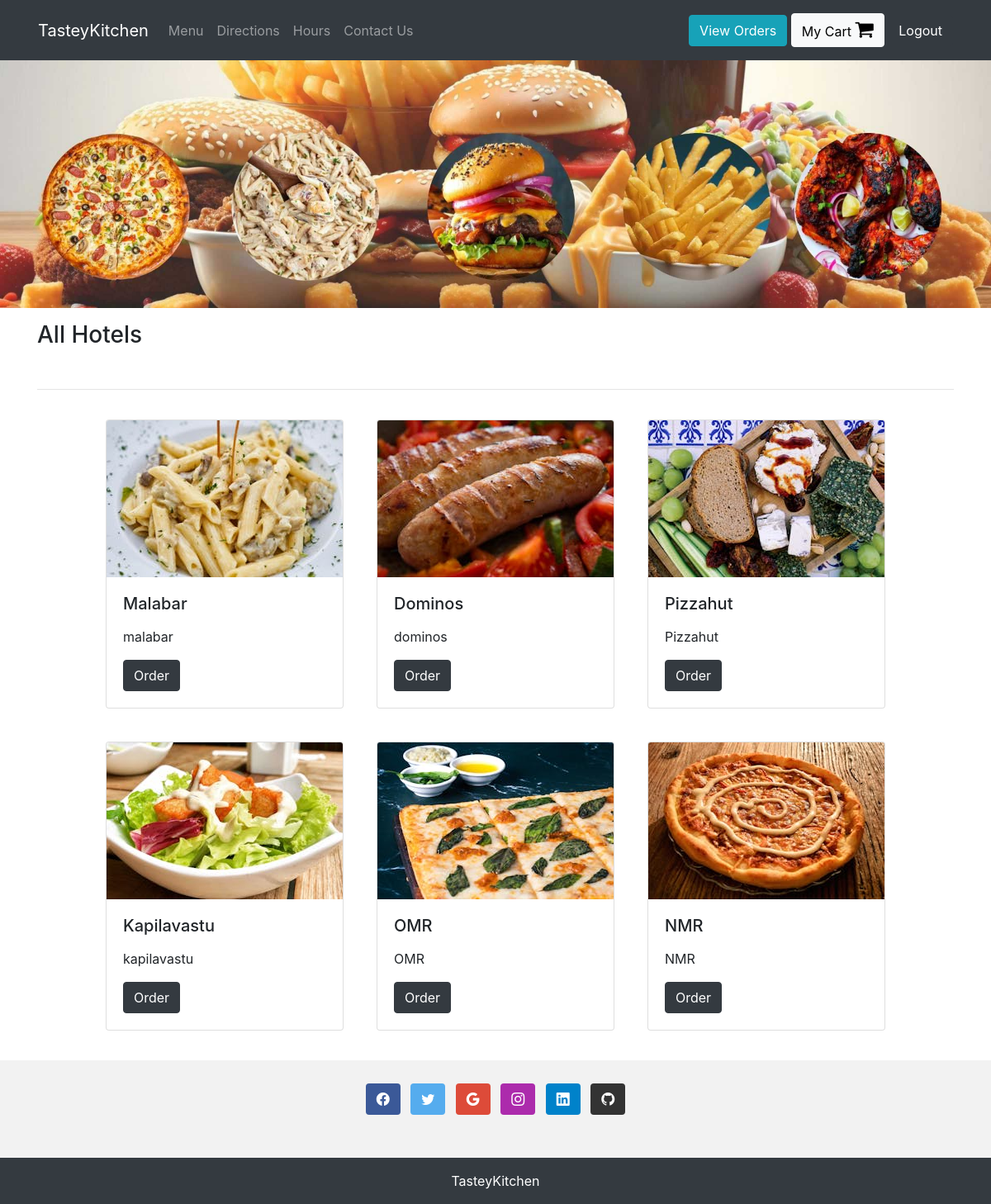
Screenshot of / (signed in) with the database file from the repository.
### orders/models.py (models this page shows, shortened)
class Hotel(models.Model):
    category_title = models.CharField(max_length=200)
    category_gif = models.CharField(max_length=200)
    category_description = models.TextField() #make this the wysiwyg text field
    rating = models.DecimalField(default=0, max_digits=1, decimal_places=1)

### orders/views.py (the view)
# urls.py: path("", views.index, name="index"),
def index(request):
    if request.user.is_authenticated:
        return render(request, "orders/home.html", {"categories":Hotel.objects.all})
    else:
        return redirect("orders:login")

### orders/templates/orders/home.html
{% extends 'orders/header.html' %}
{% block header %}
{% load static %}
<div class="hbg" >
</div>
{% endblock %}
{% block content %}
<div class="container my-3">
  <h3>All Hotels</h3>
  <br>
  <hr>
  <div class="container-fluid">
    <div class="row justify-content-center">
      {% for cat in categories %}
        <div class="card" style="width: 18rem; margin: 20px;">
          <img src="{% static cat.category_gif %}" class="card-img-top" alt="gif for category item" style="width:100%;">
          <div class="card-body">
            <h5 class="card-title" >{{cat.category_title}}</h5>
            <p class="card-text">{{cat.category_description|safe}}</p>
            <a href="{{cat.category_title}}" class="btn btn-dark" >Order</a>
          </div>
        </div>
      {% endfor %}
    </div>
  </div>
</div>
{% endblock %}

### orders/templates/orders/header.html (shortened to what this page needs)
<!doctype html>
<html lang="en">
  <head>
    <link rel="stylesheet" href="https://stackpath.bootstrapcdn.com/bootstrap/4.3.1/css/bootstrap.min.css">
    <link rel="stylesheet" href="https://cdnjs.cloudflare.com/ajax/libs/font-awesome/4.7.0/css/font-awesome.min.css">
<link rel="stylesheet" href="https://cdn.jsdelivr.net/npm/bootstrap-icons@1.3.0/font/bootstrap-icons.css">
    <link href="https://cdnjs.cloudflare.com/ajax/libs/toastr.js/latest/toastr.min.css" rel="stylesheet"/>
    <link rel="stylesheet" href="">
    {% load static %}
    <link rel="stylesheet" href="{% static 'orders/style.css' %}">
  </head>
  <body>
<div class="nav bg-dark">
  <nav class="container navbar navbar-expand-lg navbar-dark bg-dark">
    <a class="navbar-brand" href="#">TasteyKitchen</a>
    <div class="collapse navbar-collapse" id="navbarText">
      {% if user.is_authenticated %}
      <ul class="navbar-nav mr-auto">
        <li class="nav-item">
          <a class="nav-link" href="/">Menu</a>
        </li>
        <li class="nav-item">
          <a class="nav-link" href="/directions">Directions</a>
        </li>
        <li class="nav-item">
          <a class="nav-link" href="/hours">Hours</a>
        </li>
        <li class="nav-item">
          <a class="nav-link" href="/contact">Contact Us</a>
        </li>
      </ul>
      <span class="navbar-text">
        <a href="/view-orders" class="btn btn-info">View Orders</a>
        <a href="/cart" id="cart_button" class="btn btn-light" style="color:black;">My Cart <i class="fa fa-shopping-cart" style="font-size:24px;"></i></a>
        <button type="button" class="btn btn-dark" onclick="logout()">Logout</button>
      </span>
      {% endif %}
    </div>
  </nav>
</div>
    {% block header %}{% endblock %}
  {% block content %}
  {% endblock %}
<footer class=" text-center" style="background-color: rgba(0, 0, 0, 0.05);">
  <div class="container p-4 pb-0">
    <section class="mb-4">
      <a
      data-mdb-ripple-init
        class="btn text-white btn-floating m-1"
        style="background-color: #3b5998;"
        href="#!"
        role="button"
        ><i class="bi bi-facebook"></i></a>
      <a
        data-mdb-ripple-init
        class="btn text-white btn-floating m-1"
        style="background-color: #55acee;"
        href="#!"
        role="button"
        ><i class="bi bi-twitter"></i></a>
      <a
        data-mdb-ripple-init
        class="btn text-white btn-floating m-1"
        style="background-color: #dd4b39;"
        href="#!"
        role="button"
        ><i class="bi bi-google"></i></a>
      <a
        data-mdb-ripple-init
        class="btn text-white btn-floating m-1"
        style="background-color: #ac2bac;"
        href="#!"
        role="button"
        ><i class="bi bi-instagram"></i></a>
      <a
        data-mdb-ripple-init
        class="btn text-white btn-floating m-1"
        style="background-color: #0082ca;"
        href="#!"
        role="button"
        ><i class="bi bi-linkedin"></i></a>
      <a
        data-mdb-ripple-init
        class="btn text-white btn-floating m-1"
        style="background-color: #333333;"
        href="#!"
        role="button"
        ><i class="bi bi-github"></i></a>
    </section>
  </div>
  <div class="bg-dark text-white text-center p-3" >
    <a class="text-white" href="#">TasteyKitchen</a>
  </div>
</footer>
  </body>
</html>

### orders/static/orders/style.css (style rules this page uses)
.hbg { background-image: url('images/ad.jpg'); height: 300px; background-size: cover; }

### rows the page displays
Hotel: category_title "Malabar", category_description "malabar"
Hotel: category_title "Dominos", category_description "dominos"
Hotel: category_title "Pizzahut", category_description "Pizzahut"
Hotel: category_title "Kapilavastu", category_description "kapilavastu"
Hotel: category_title "OMR", category_description "OMR"
Hotel: category_title "NMR", category_description "NMR"
